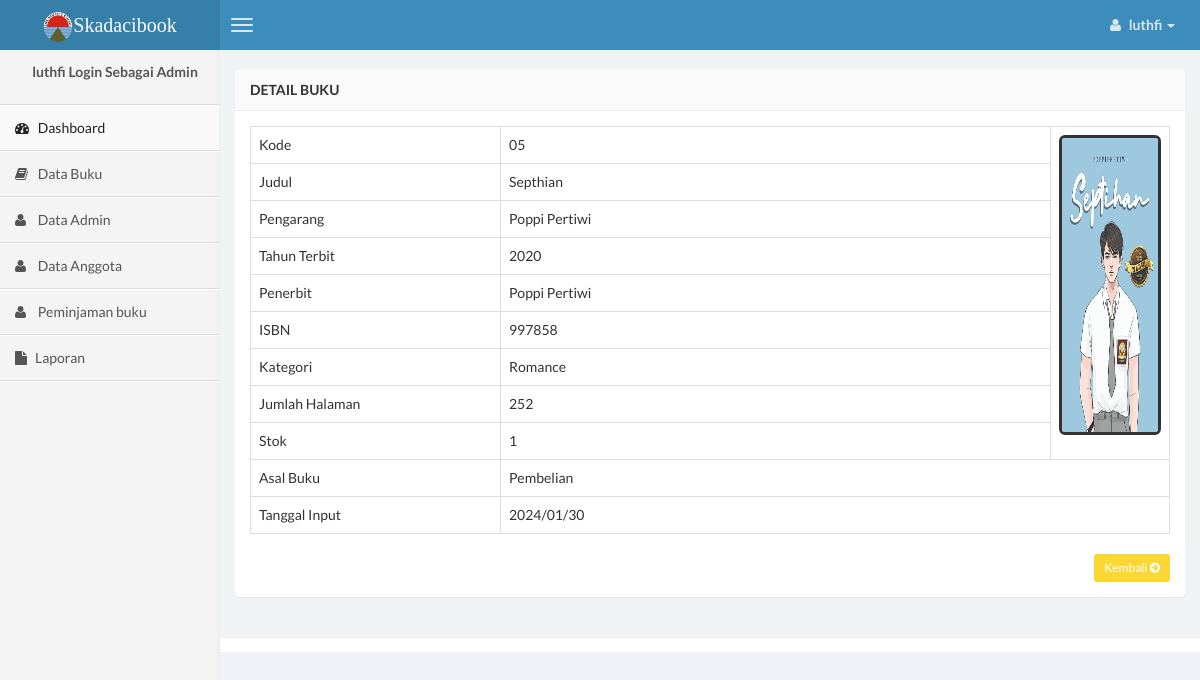
The app's page /app/luthfi_admin/detail-buku.php?hal=edit&kd=5 (signed in) with its own data.
### tables this page shows
CREATE TABLE `luthfi_buku` (
  `id_buku` int(11) NOT NULL,
  `judul` varchar(250) NOT NULL,
  `pengarang` varchar(250) NOT NULL,
  `th_terbit` varchar(4) NOT NULL,
  `penerbit` varchar(250) NOT NULL,
  `isbn` varchar(25) NOT NULL,
  `kategori` varchar(50) NOT NULL,
  `jumlah_buku` int(2) NOT NULL,
  `asal` varchar(50) NOT NULL,
  `tgl_input` varchar(25) NOT NULL,
  `gambar` text NOT NULL,
  `stok` int(225) NOT NULL
);

### app/luthfi_admin/detail-buku.php (the view, shortened to what this page needs)
<?php
if (empty($_SESSION['username'])) {
    header('location:../index.php');
} else {
?>
    <!DOCTYPE html>
    <html>
    <head>
        <link href="../css/bootstrap.min.css" rel="stylesheet" type="text/css" />
        <link href="../css/font-awesome.min.css" rel="stylesheet" type="text/css" />
        <link href="../css/ionicons.min.css" rel="stylesheet" type="text/css" />
        <link href="../css/morris/morris.css" rel="stylesheet" type="text/css" />
        <link href="../css/jvectormap/jquery-jvectormap-1.2.2.css" rel="stylesheet" type="text/css" />
        <link href="../css/datepicker/datepicker3.css" rel="stylesheet" type="text/css" />
        <link href="../css/daterangepicker/daterangepicker-bs3.css" rel="stylesheet" type="text/css" />
        <link href="../css/iCheck/all.css" rel="stylesheet" type="text/css" />
        <link href="../css/style.css" rel="stylesheet" type="text/css" />
    </head>
    <body class="skin-blue">
        <header class="header">
            <a href="index.php" class="logo">
            <img src="download.jpg" height="30" width="30" class="img-circle" alt="User Image" />Skadacibook            </a>
            <nav class="navbar navbar-static-top">
                <a href="#" class="navbar-btn sidebar-toggle" data-toggle="offcanvas" role="button">
                    <span class="icon-bar"></span>
                    <span class="icon-bar"></span>
                    <span class="icon-bar"></span>
                </a>
                <div class="navbar-right">
                    <ul class="nav navbar-nav">
                        <li class="dropdown user user-menu">
                            <a href="#" class="dropdown-toggle" data-toggle="dropdown">
                                <i class="fa fa-user"></i>
                                <span><?php echo $_SESSION['username']; ?> <i class="caret"></i></span>
                            </a>
                        </li>
                    </ul>
                </div>
            </nav>
        </header>
    <?php } ?>
    <div class="wrapper row-offcanvas row-offcanvas-left">
        <aside class="left-side sidebar-offcanvas">
            <section class="sidebar">
                <div class="user-panel">
                    <div class="info">
                        <center>
                            <p><?php echo $_SESSION['username']; ?> Login Sebagai Admin</p>
                        </center>
                    </div>
                </div>
                <?php include "sidebar.php"; ?>
                </section>
        </aside>
        <aside class="right-side">
            <section class="content">
                <div class="row">
                    <div class="col-xs-12">
                        <div class="panel">
                            <header class="panel-heading">
                                <b>Detail Buku</b>
                            </header>
                            <?php
                            $query = mysqli_query($conn, "SELECT * FROM luthfi_buku WHERE id_buku='$_GET[kd]'");
                            $data  = mysqli_fetch_array($query);
                            ?>
                            <div class="panel-body">
                                <table id="example" class="table table-hover table-bordered">
                                    <tr>
                                        <td>Kode</td>
                                        <td>0<?php echo $data['id_buku']; ?></td>
                                        <td rowspan="9">
                                            <div class="pull-right image">
                                                <img src="<?php echo $data['gambar']; ?>" class="img-rounded" height="300" width="250" alt="User Image" style="border: 3px solid #333333;" />
                                            </div>
                                        </td>
                                    </tr>
                                    <tr>
                                        <td width="250">Judul</td>
                                        <td width="550"><?php echo $data['judul']; ?></td>
                                    </tr>
                                    <tr>
                                        <td>Pengarang</td>
                                        <td><?php echo $data['pengarang']; ?></td>
                                    </tr>
                                    <tr>
                                        <td>Tahun Terbit</td>
                                        <td><?php echo $data['th_terbit']; ?></td>
                                    </tr>
                                    <tr>
                                        <td>Penerbit</td>
                                        <td><?php echo $data['penerbit']; ?></td>
                                    </tr>
                                    <tr>
                                        <td>ISBN</td>
                                        <td><?php echo $data['isbn']; ?></td>
                                    </tr>
                                    <tr>
                                        <td>Kategori</td>
                                        <td><?php echo $data['kategori']; ?></td>
                                    </tr>
                                    <tr>
                                        <td>Jumlah Halaman</td>
                                        <td><?php echo $data['jumlah_buku']; ?></td>
                                    </tr>
                                     <tr>
                                        <td>Stok</td>
                                        <td><?php echo $data['stok']; ?></td>
                                    </tr>
                                    <tr>
                                        <td>Asal Buku</td>
                                        <td colspan="2"><?php echo $data['asal']; ?></td>
                                    </tr>
                                    <tr>
                                        <td>Tanggal Input</td>
                                        <td colspan="2"><?php echo $data['tgl_input']; ?></td>
                                    </tr>
                                </table>
                                <div class="text-right">
                                    <a href="master-buku.php" class="btn btn-sm btn-warning"> Kembali <i class="fa fa-arrow-circle-right"></i></a>
                                </div>
                            </div>
                        </div>
                    </div>
                </div>
    </section>
    <div class="footer-main">
    </div>
    </aside>
    </div>
    </body>
    </html>

### records on screen
luthfi_buku: id_buku "5", gambar (picture), judul "Septhian", pengarang "Poppi Pertiwi", th_terbit "2020", penerbit "Poppi Pertiwi", isbn "997858", kategori "Romance", jumlah_buku "252", stok "1", asal "Pembelian", tgl_input "2024/01/30"

### other values on screen
$_SESSION['username'] "luthfi"
